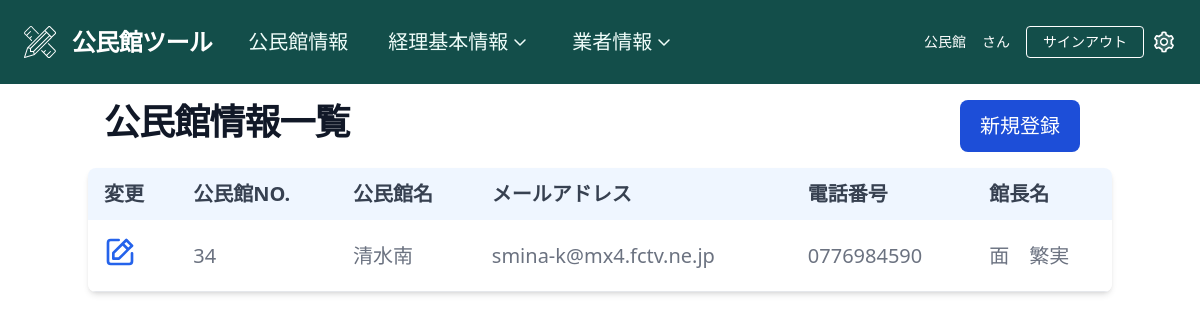
Before: /accounts/hall/ with the older database file.
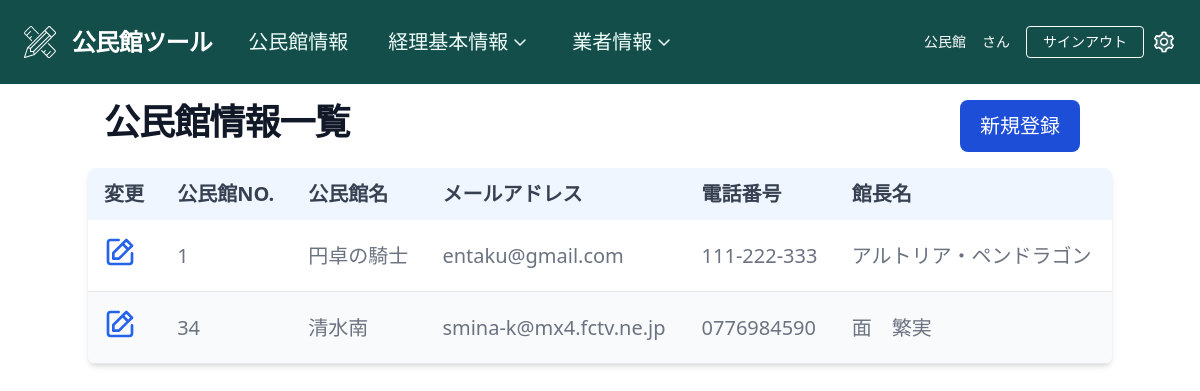
After: the same page with the newer database file.
### accounts/models.py (models this page shows, shortened)
class PublicHall(models.Model):
	number = models.DecimalField('公民館No.',primary_key=True, unique=True,max_digits=4, decimal_places=0)
	name = models.CharField('公民館名', max_length=32)
	email = models.EmailField('メールアドレス', max_length=128)
	tel = models.CharField('電話番号', max_length=16)
	director = models.CharField('館長', max_length=32)

### accounts/views.py (the view)
# urls.py: path('hall/', views.HallListView.as_view(), name="hall"),
class HallListView(ListView):
    template_name = "accounts/public_hall.html"
    model = PublicHall
    ordering = 'number'
    def get_context_data(self):
        context = super().get_context_data()
        context['page_title'] = '公民館情報一覧'
        context['form'] = HallForm()    # Create/Update Modal画面用
        return context

### templates/accounts/public_hall.html (shortened to what this page needs)
{% extends 'base.html' %}
{%block content %}
<div id="content">
  <section class="bg-white">
    <div
      class="flex flex-row py-4 px-4 mx-auto items-center justify-between"
    >
      <h1
        class="mb-2 text-4xl font-extrabold tracking-tight leading-none text-gray-900"
      >
        {{ page_title }}
      </h1>
      <div class="space-y-2 mr-4">
        <button
          type="button"
          data-modal-target="#create-modal"
          data-modal-toggle="authentication-modal"
          class="modal-open-button inline-flex justify-center items-center py-3 px-5 text-xl font-medium text-center text-white rounded-lg bg-blue-700 hover:bg-blue-800 focus:ring-4 focus:ring-blue-300"
        >
          新規登録
        </button>
      </div>
    </div>
  </section>
  <div class="relative overflow-x-auto shadow-md sm:rounded-lg">
    <table class="w-full text-xl text-left rtl:text-right text-gray-500">
      <thead class="text-gray-700 uppercase bg-blue-50">
        <tr>
          <th scope="col" class="px-4 py-3">変更</th>
          <th scope="col" class="px-4 py-3">公民館No.</th>
          <th scope="col" class="px-4 py-3">公民館名</th>
          <th scope="col" class="px-4 py-3">メールアドレス</th>
          <th scope="col" class="px-4 py-3">電話番号</th>
          <th scope="col" class="px-4 py-3">館長名</th>
        </tr>
      </thead>
      <tbody>
        {% for object in object_list %}
        <tr class="odd:bg-white even:bg-gray-50 border-b">
          <td class="px-4 py-4">
          <button
            type="button"
            class="modal-open-button font-medium text-blue-600"
            data-modal-hide="authentication-modal"
            data-modal-target="#update-modal"
            data-modal-id = {{object.number}}
          >
            <a href="#" class=" hover:underline">
            </a>
          </td>
          <td class="px-4 py-4">{{ object.number }}</td>
          <td class="px-4 py-4">{{ object.name }}</td>
          <td class="px-4 py-4">{{ object.email }}</td>
          <td class="px-4 py-4">{{ object.tel }}</td>
          <td class="px-4 py-4">{{ object.director }}</td>
        </tr>
        {% endfor %}
      </tbody>
    </table>
  </div>
</div>
{% endblock %}

Changed rows visible on the page:
added PublicHall: number "1", name "円卓の騎士", email "entaku@gmail.com", tel "111-222-333", director "アルトリア・ペンドラゴン"
